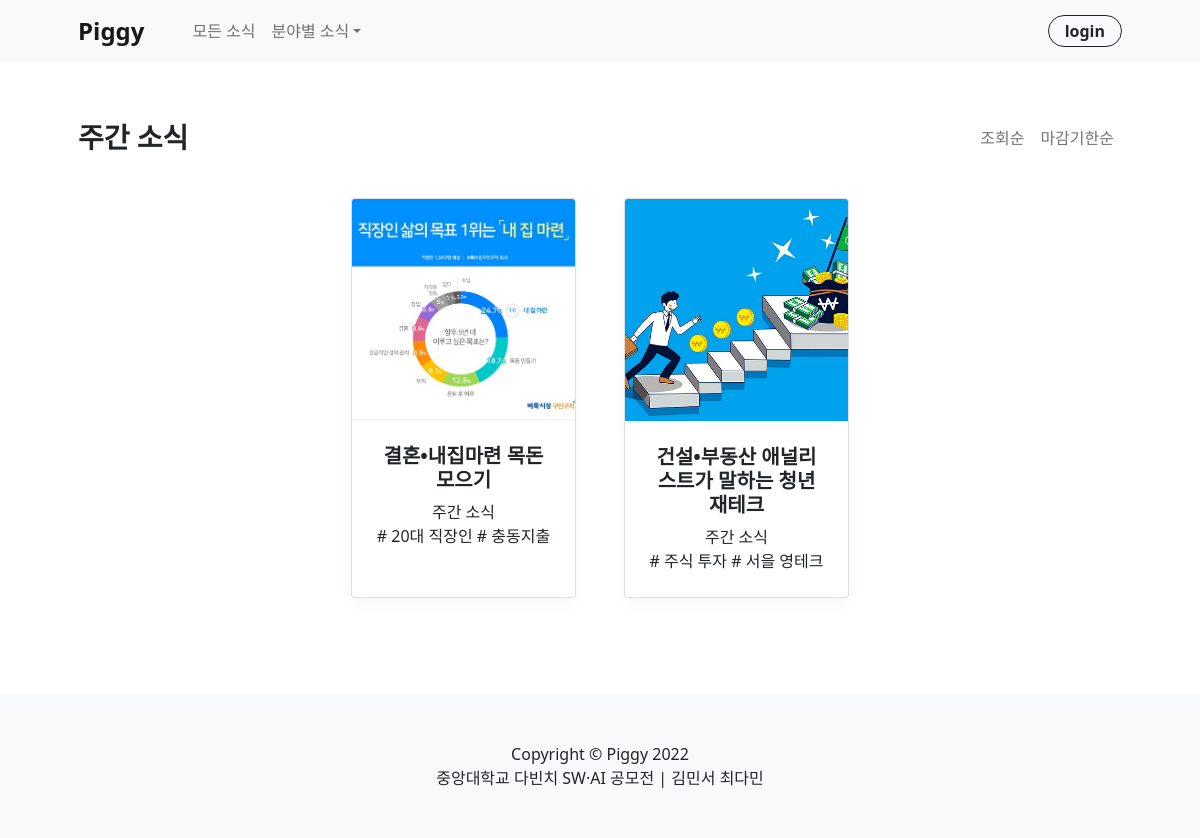
The app's page /list-weekly/ with its own data.
### posts/models.py (models this page shows, shortened)
class Post(models.Model):
    TargetChoices = (
        ("청년", "청년"),
        ("미성년자", "미성년자"),
        ("대학생", "대학생"),
        ("직장인", "직장인"),
        ("군인", "군인"),
        ("기혼", "기혼"),
        ("무주택자", "무주택자"),
        ("장애인", "장애인"),
        ("국가유공자", "국가유공자")
    )
    CategoryChoices = (
        ("지원 정책", "지원 정책"),
        ("금융 상품", "금융 상품"),
        ("주간 소식", "주간 소식")
    )
    IncomeChoices = (
        ('무소득', '무소득'),
        ('1~100만원', '1~100만원'),
        ('101~200만원', '101~200만원'),
        ('201~300만원', '201~300만원'),
        ('301만원~400만원', '301만원~400만원'),
        ('401만원초과', '401만원초과')
    )
    title = models.CharField(max_length=30)
    end_date = models.DateField(blank=True, null=True)
    subhead = models.CharField(max_length=20)
    photo = models.ImageField(blank=True, null=True, upload_to='post_photo')
    body = models.TextField()
    min_age = models.PositiveIntegerField(blank=True, null=True)
    max_age = models.PositiveIntegerField(blank=True, null=True)
    category = models.CharField(max_length=20, choices=CategoryChoices, default="지원 정책")
    loc1 = models.CharField(max_length=10, blank=True, null=True) # (일단 입력하는 방식으로 대체) 서울시, 경기도, 인천시, 강원도, 충청북도, 충청남도, 전라북도, 전라남도, 경상북도, 경상남도, 부산시, 대구시, 울산시, 제주도
    loc2 = models.CharField(max_length=10, blank=True, null=True) # 강남구, 강동구 ...
    target = MultiSelectField(max_length=60, choices=TargetChoices, default="청년", blank=True, null=True)
    income = MultiSelectField(max_length=60, choices=IncomeChoices, default="무소득", blank=True, null=True)
    count = models.PositiveBigIntegerField(default=0) # 조회수

### posts/views.py (the view)
# urls.py: path('list-weekly/', views.list_weekly, name='list-weekly'),
def list_weekly(request):
    posts = Post.objects.filter(category='주간 소식')
    return render(request, 'list_weekly.html', {'posts':posts})

### posts/templates/list_weekly.html (shortened to what this page needs)
{% extends "base.html" %}
{% block contents %}
<section class="py-5">
    <div class="navbar navbar-expand-lg navbar-light">
        <div class="container px-4 px-lg-5">
            <h3 class="fw-bolder">주간 소식</h3>
            <ul class="navbar-nav mb-2 ms-lg-4">
                <li class="nav-item"><a class="nav-link" href="#!">조회순</a></li>
                <li class="nav-item"><a class="nav-link" href="#!">마감기한순</a></li>
            </ul>
        </div>
    </div>
    <div class="container px-4 px-lg-5 mt-4">
        <div class="row gx-4 gx-lg-5 row-cols-2 row-cols-md-3 row-cols-xl-4 justify-content-center">
        {% for post in posts %}
            <div class="col mb-5 none-a">
                <a class="card h-100" href="{% url 'post-detail' post.id %}">
                    <img class="card-img-top" src="{{ post.photo.url }}" alt="..." />
                    <div class="card-body p-4">
                        <div class="text-center">
                            <h5 class="fw-bolder">{{ post.title }}</h5>
                            {% if post.end_date %}
                                ~ {{ post.end_date|date:"y.m.d" }} </br>
                            {% elif post.category == '주간 소식' %}
                                주간 소식 </br>
                            {% else %}
                                상시 </br>
                            {% endif %}
                            {{ post.subhead }}
                        </div>
                    </div>
                </a>
            </div>
        {% endfor %}
        </div>
    </div>
</section>
{% endblock %}

### posts/static/css/main.css (style rules this page uses)
.card { box-shadow: rgb(0 0 0 / 4%) 0px 4px 16px 0px; transition: all 0.125s ease-in 0s; }
.none-a a { color: #212529; text-decoration: none; }

### records on screen
Post: photo (picture), title "결혼•내집마련 목돈 모으기", category "주간 소식", subhead "# 20대 직장인 # 충동지출"
Post: photo (picture), title "건설•부동산 애널리스트가 말하는 청년 재테크", category "주간 소식", subhead "# 주식 투자 # 서을 영테크"
